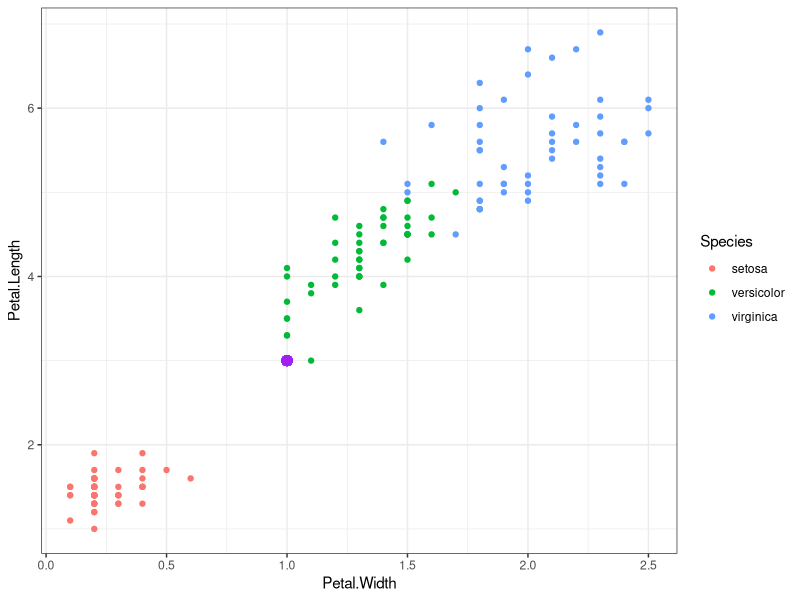

This figure's R source:
## ---- chunk 1
knitr::opts_chunk$set(echo = FALSE)
## ---- chunk 2
head(iris)
## ---- chunk 3
library(ggplot2)
p <- ggplot(data=iris, aes(x=Petal.Width, y=Petal.Length, color=Species))
p + geom_point() + geom_point(aes(x=1, y=3), color="purple", size=3) + theme_bw()
## ---- chunk 4
library(caret)
my_data <- iris[,3:5]
inTrain <- createDataPartition(y=my_data$Species, p=0.7, list=F)
    training <- my_data[inTrain, ]
    testing <- my_data[-inTrain, ]
    model1 <- train(Species~., data=training, method="rf")
    a <- confusionMatrix(testing$Species, predict(model1, testing[,-3]))
    a$overall
## ---- chunk 5
library(caret)
my_data <- iris[,3:5]
inTrain <- createDataPartition(y=my_data$Species, p=0.7, list=F)
    training <- my_data[inTrain, ]
    testing <- my_data[-inTrain, ]
    model2 <- train(Species~., data=training, method="lda")
    a <- confusionMatrix(testing$Species, predict(model2, testing[,-3]))
    a$overall
